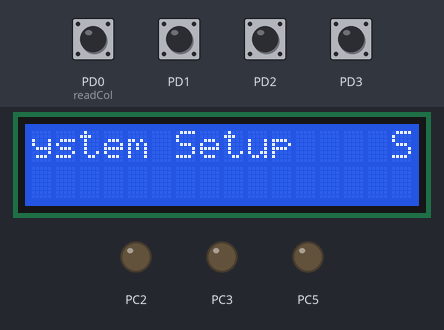
Simulated run of this program. Board: ATmega2560, built with avr-gcc and emulated at 16 MHz. Parts: 16×2 character LCD, output pins drawn as LEDs (lit = HIGH). Wiring (inferred from the names in the program): character LCD (HD44780): RS PC0; E PC1; data PA4, PA5, PA6, PA7. Inputs (shaded band) come from the test bench; at power-on: PD0 (readCol), PD1–3 HIGH. Pins used as bus, display or sensor lines are not drawn.

Above: at 1.2 s.
1.3 s: PD3 pulled LOW for 0.15 s
At 1.35 s:
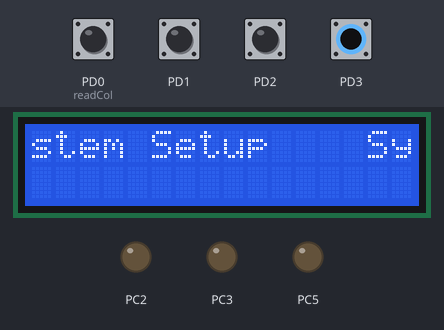
At 2.6 s:
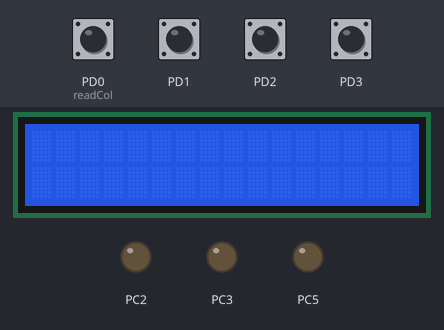
2.9 s: PD0 (readCol) pulled LOW for 0.15 s
4.5 s: PD1 pulled LOW for 0.15 s
6.1 s: PD2 pulled LOW for 0.15 s
7.7 s: PD3 pulled LOW for 1 s
11.7 s: PD0 (readCol) pulsed LOW 5 times (0.12 s each, 0.3 s apart)
Timing chart, 0 to 14.7 s (numbered marks = the images above; inputs shaded):
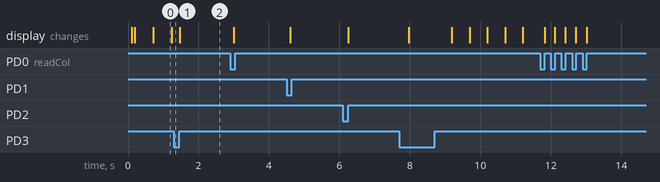

Measured:
- after the input at 1.3 s, the display: changes after 0.16 s (image 2)
- what the display in image 0 shows lasts 0.5 s, from 0.7 s to 1.2 s

The program:

main.c
```c
/*
 * Lab06 - Security System and Code Entry with LCD Screen
 * Author : Jace Johnson
 * Created: 3/28/2020 11:26:17 AM
 *	  Rev 1	3/28/2020
 * Description:	ATMEGA2560 emulates a home security keypad with a screen. It
 *		does this by taking in information from a keypad matrix and
 *		outputting prompts and other information to the LCD screen.
 *		This program is based on the Security System with Code Entry
 *		program from lab 4 that uses a 4 digit 7 segment display
 *		instead of an LCD screen.
 *
 * Hardware:	ATMega 2560 operating at 16 MHz
 *		LCD screen
 *		10KOhm Potentiometer (POT)
 *		4x4 keypad module
 *		jumper wires
 * Configuration shown below
 *
 * ATMega 2560
 *  PORT   pin	       LCD Screen
 * -----------         ----------
 * |	     |	  GND--|K	|
 * |	     |	   5V--|A	|
 * | A7    29|---------|D7	|
 * | A6    28|---------|D6	|
 * | A5    27|---------|D5	|
 * | A4    26|---------|D4	|
 * |         |         |	|
 * | B1    52|---------|E	|
 * |	     |	  GND--|RW	|   10KOhm Potentiometer
 * | B0    53|---------|RS	|	    POT
 * |         |         |	|	-----------
 * |	     |	       |      V0|-------|W	5V|--5V
 * |	     |    5V---|VDD	|	|      GND|--GND
 * |	  GND|---GND---|VSS	|	-----------
 * |	     |	       ----------
 * |	     |
 * |	     |		 Keypad
 * |	     | 	       ----------
 * | D3    18|---------|1	|
 * | D2    19|---------|2	|
 * | D1    20|---------|3	|
 * | D0    21|---------|4	|
 * |	     |	       |	|
 * | C0    37|---------|5	|
 * | C1    36|---------|6	|
 * | C2    35|---------|7	|
 * | C3    34|---------|8	|
 * -----------	       ----------
 *
 */

#define F_CPU 16000000

#include <avr/io.h>
#include <avr/interrupt.h>
#include <util/delay.h>
#include "LCD.h"
#include "LCDScroll.h"
#include "Keypad.h"

void blinkMsg(char str[40]);
void err();
void start();
int enterCode(int changePIN);
int succPIN();
void enAlarm();
void disAlarm();
void selection();
void displayMenu();
void displayStart();


int pin[4] = {-1, 0, 0, 0};		//stored pin number for arming system
int unlockPIN[4] = {-2, 0, 0, 0};	//unlock pin number for unlocking system

int alarmEnable = 0;	//1 when alarm is enabled
int PINset = 0;		//1 when pin has been set

/*
 * Function:  main
 *  Calls functions to initialize ports, timers, and fill display array and to
 *  handle the commands from the key pad. Uses a forever loop to constantly
 *  update the 4 digit 7 segment display and handle commands from the key pad
 *
 *  returns:    0   successful program run.
 */
int main(void)
{
	LCD_init();		//initialize LCD screen
	initScrollStr();	//initialize scrolling text for LCD screen
	initKeypad();		//initialize keypad module
	displayStart();		//scroll starting message

	//forever loop
	while(1){
		selection();
	}
	return 0;
}

/*
 * Function:  blinkMsg
 *  Blinks the input string on the LCD screen for 3 seconds. Each second, the
 *  LCD screen shows message for 0.5 seconds, then shows a blank screen for
 *  0.5 seconds.
 *
 *  str		char[40]	input string to be displayed
 *
 *  returns:    none
 */
void blinkMsg(char str[40]){
	int line;

	//blink message each second for 3 seconds
	for(int i = 0; i < 3; i++){
		//clear both lines of LCD screen and display message on first line for
		//0.5 sec (wrapping long text to the second line)
		line = 1;
		LCD_clear_line(&line);
		line = 0;
		LCD_clear_line(&line);
		LCD_write_str(str, &line);

		_delay_ms(500);

		//clear both lines of LCD screen for 0.5 sec
		line = 1;
		LCD_clear_line(&line);
		line = 0;
		LCD_clear_line(&line);

		_delay_ms(500);
	}
	return;
}

/*
 * Function:  err
 *  Displays blinking error message. Used as a General error message.
 *
 *  returns:    none
 */
void err(){
	char str[6] = "Error";
	blinkMsg(str);
	return;
}

/*
 * Function:  start
 *  blinks all segments in display to indicate no pin has been set. Calls
 *  enterCode function to set pin if "A" or "C" buttons are pressed.
 *
 *  returns:    none
 */
void start(){
	int confirm = 1;	//User PIN confirmation flag

	//wait for A or C to be pressed
	while(!((pressedKey == 0xA) || (pressedKey == 0xC))){
		getNewKey();	//wait for new key from keypad
	}
	stopScrollStr();	//stop scrolling start message

	while(confirm != 0){		//loop until pin is confirmed by user
		if(enterCode(1) == 0){	//get acceptable PIN
			confirm = succPIN();	//confirm PIN with user
			PINset = 1;		//PIN has been set
		}
		else{				//if pin is unsuccsessful, display error
			err();
		}
	}
	return;
}

/*
 * Function:  enterCode
 *  sets pin or unlock pin based on input from keypad and value of input param
 *  changePIN.
 *
 *  changePIN	0 changes the pin to unlock the system (unlockPIN)
 *		1 changes the stored pin (pin)
 *
 *  returns:    0 entered pin is acceptable
 *		1 entered pin is unacceptable
 */
int enterCode(int changePIN){
	int newKey = 0;		//next key pressed on keypad
	int errr = 1;		//set error flag true
	int LCDline;		//line on LCD
	char dispPIN[17];	//string to display the pin


	LCDline = 0;		//write message to top line of LCD
	LCD_clear_line(&LCDline);
	LCD_write_str("Enter PIN:", &LCDline);

	LCDline = 1;		//set to bottom line of LCD and clear it
	LCD_clear_line(&LCDline);


	//loop to get each new value and exit if pin cant fit on a line of the LCD
	for(int i = 0; i < 17; i++){
		getNewKey();	//get next key that's pressed
		newKey = pressedKey;

		if(newKey == 0xE){	//if # is pressed, exit the loop
			if(i == 4){		//successful pin condition
				errr = 0;	//reset error flag if entered pin is 4 digits
			}
			break;			//exit loop early
		}

		if(newKey > 9){		//if pressed key is not a number, exit
			break;
		}

		//store the pressed key in the 4 digit pin or unlockPIN array
		if(i < 4){
			//if changePIN is true, store the new key in the pin array
			if(changePIN == 1){
				pin[i] = newKey;
			}
			//if changePIN is true, store the new key in the unlockPIN array
			else{
				unlockPIN[i] = newKey;
			}
		}

		//convert newKey to char and store in dispPIN
		dispPIN[i] = newKey + 0x30;
		dispPIN[i + 1] = '\0';

		//write display pin to bottom line of LCD
		LCDline = 1;
		LCD_write_str(dispPIN, &LCDline);
	}
	return errr;	//return error state
}

/*
 * Function:  succPIN
 *  Displays a message showing the entered pin and prompts the user to confirm
 *  their pin or chose to enter a new one. This function recursively calls
 *  itself on invalid input from keypad
 *
 *  returns:    0	pin confirmed by user
 *		1	user would like to enter a different pin
 */
int succPIN(){
	int LCDline;
	int confirm = 0;

	//confirmation message top line
	char message[18] = "You entered: ";
	//add PIN to message
	message[13] = pin[0] + 0x30;
	message[14] = pin[1] + 0x30;
	message[15] = pin[2] + 0x30;
	message[16] = pin[3] + 0x30;
	message[17] = ' ';
	message[18] = ' ';
	message[19] = '\0';

	//print first line (scrolling)
	startScrollStr(message);
	//LCDline = 0;
	//LCD_write_str(message, &LCDline);

	//print second line
	strcpy(message, "1=OK, 2=New Pin");
	LCDline = 1;
	LCD_write_str(message, &LCDline);

	getNewKey();		//wait for user option
	confirm = pressedKey;	//get user option

	//if invalid key, error and call recursively call function
	if((confirm < 1)|(confirm > 2)){
		err();
		return succPIN();	//call function until input is valid, then return
	}
	//stop scrolling text
	stopScrollStr();
	//deprecate option for 0 = OK 1 = new pin and return the value
	return confirm - 1;
}

/*
 * Function:  enAlarm
 *  Checks that the pin has been set and enables the alarm.
 *
 *  returns:    none
 */
void enAlarm(){
	if(PINset == 1){		//if PIN has been set, arm alarm system
		alarmEnable = 1;	//set alarm enable flag

		int line;
		char msg[13] = "System Armed";	//message for LCD

		line = 1;			//clear LCD lines
		LCD_clear_line(&line);
		line = 0;
		LCD_clear_line(&line);

		LCD_write_str(msg, &line);	//send message to LCD top line for 1s
		_delay_ms(1000);
	}
	else{				//if PIN has not been set, enter one
		pressedKey = 0xA;	//skip system startup message
		start();
	}
	return;
}

/*
 * Function:  disAlarm
 *  disables alarm if entered unlockPIN is the same as stored pin. Displays
 *  error and returns to previous displayed message if alarm is not enabled or
 *  if entered unlockPIN does not match the stored pin.
 *
 *  returns:    none
 */
void disAlarm(){
	int incorrectPIN = 0;	//flag for if incorrect pin is entered
	int er = 0;		//flag for input pin error
	int LCDline;		//LCD line
	char msg[13];		//LCD message

	if(alarmEnable == 0){	//if alarm is not enabled, display error message
				//and return

		LCDline = 1;				//clear LCD lines
		LCD_clear_line(&LCDline);
		LCDline = 0;
		LCD_clear_line(&LCDline);

		strcpy(msg, "System not armed");	//error message
		blinkMsg(msg);

		return;
	}

	er = enterCode(0);	//get unlockPIN from keypad input

	if(er == 1){		//if a bad code has been entered, (re)enable alarm
		enAlarm();
		return;
	}

	for(int i = 0; i < 4; i++){		//loop to check if pin matches unlockPIN
		if(pin[i] != unlockPIN[i])	//check each pin digit
			incorrectPIN = 1;	//incorrctPIN = 1 if incorrect pin is
						//entered
	}

	if(incorrectPIN == 1){	//if incorrect pin is entered, display message and
				//(re)enable the alarm
		strcpy(msg, "Wrong PIN");
		blinkMsg(msg);	//display error message

		enAlarm();	//(re)enable the alarm
		return;
	}

	alarmEnable = 0;	//disable alarm

	LCDline = 1;		//clear LCD lines
	LCD_clear_line(&LCDline);
	LCDline = 0;
	LCD_clear_line(&LCDline);

	strcpy(msg, "Success");		//success message
	LCD_write_str(msg, &LCDline);	//send message to LCD top line for 1s
	_delay_ms(1000);
	return;
}

/*
 * Function:  selection
 *  calls start, enAlarm, and disAlarm functions based on current state of
 *  system and input from keypad
 *
 *  returns:    none
 */
void selection(){
	if(PINset == 0){	//if pin is not set, call start function to indicate
				//no pin is set and get pin
		start();
		pressedKey = -1;	//clear pressedKey
		return;
	}
	displayMenu();		//display menu of alarm system options
	getNewKey();		//wait for user input

	if(pressedKey == 0xC){	//if "C" is pressed, call enterCode to set the PIN
		enterCode(1);
		pressedKey = -1;	//clear pressedKey
		return;
	}

	if(pressedKey == 0xA){	//if "A" is pressed, call enAlarm to set the alarm
		enAlarm();
		pressedKey = -1;	//clear pressedKey
		return;
	}

	if(pressedKey == 0xD){	//if "D" is pressed, call disAlarm to disable the
		disAlarm();	//alarm
		pressedKey = -1;	//clear pressedKey
		return;
	}

	return;	//return if no conditions are met
}

/*
 * Function:  displayMenu
 *  prints menu options to the LCD screen for user to interact with security
 *  system.
 *
 *  returns:    none
 */
void displayMenu(){
	//menu message
	//Change pin option entirely wraps to second line of LCD
	char str[32] = "A:Arm  D:Disarm C:Change Pin Num";

	//clear lines
	int line = 1;
	LCD_clear_line(&line);
	line = 0;
	LCD_clear_line(&line);

	//print message
	LCD_write_str(str, &line);
	return;
}

/*
 * Function:  displayStart
 *  prints scrolling startup message for system
 *
 *  returns:    none
 */
void displayStart(){
	char str[20] = "System Setup    ";	//startup message
	startScrollStr(str);			//scroll startup message
	return;
}
```

Keypad.h
```c
/*
 * Keypad.h
 *
 * Header file for taking 4x4 keypad input using external interrupts.
 * Uses external interrupts 0 - 3.
 * Author : Jace Johnson
 * Rev 1
 * Hardware:	ATMega 2560 operating at 16 MHz
 *				4x4 keypad module
 *				jumper wires
 * Configuration shown below
 *
 *  ATMega 2560
 *   PORT  pin			 Keypad
 *	---------- 		   ----------
 *	| D3   18|---------|1		|
 *	| D2   19|---------|2		|
 *	| D1   20|---------|3		|
 *	| D0   21|---------|4		|
 *	|		 |		   |		|
 *	| C0   37|---------|5		|
 *	| C1   36|---------|6		|
 *	| C2   35|---------|7		|
 *	| C3   34|---------|8		|
 *	----------		   ----------
 */


#ifndef KEYPAD_H_
#define KEYPAD_H_

#include <avr/io.h>
#include <util/delay.h>
#include <avr/interrupt.h>

void initKeypad();
void initExInterrupts();
void readNumPad(int readCol);
void waitForKeypadClear();
void getNewKey();


int newKeyInput = 0;	//flag for if the input in pressedKey is new
int pressedKey = -1;	//var for key that is currently pressed

/*
 * ISR(INT0_vect)
 *  Finds which key was pressed in the leftmost row (pin 4 of the keypad,
 *	PORTD0). Sets pressedKey to this value and sets newKeyInput flag.
 *
 *  returns:    none
 */
ISR(INT0_vect){
	if(newKeyInput == 0){
		_delay_ms(100);		//debounce delay

		int readCol = 0;	//read column 0
		readNumPad(readCol);

		newKeyInput = 1;	//set new input flag
	}
}

/*
 * ISR(INT1_vect)
 *  Finds which key was pressed in the middle-left row (pin 3 of the keypad,
 *	PORTD1). Sets pressedKey to this value and sets newKeyInput flag.
 *
 *  returns:    none
 */
ISR(INT1_vect){
	if(newKeyInput == 0){
		_delay_ms(100);		//debounce delay

		int readCol = 1;	//read column 1
		readNumPad(readCol);

		newKeyInput = 1;	//set new input flag
	}
}

/*
 * ISR(INT2_vect)
 *  Finds which key was pressed in the middle-right row (pin 2 of the keypad,
 *	PORTD2). Sets pressedKey to this value and sets newKeyInput flag.
 *
 *  returns:    none
 */
ISR(INT2_vect){
	if(newKeyInput == 0){
		_delay_ms(100);		//debounce delay

		int readCol = 2;	//read column 2
		readNumPad(readCol);

		newKeyInput = 1;	//set new input flag
	}
}

/*
 * ISR(INT3_vect)
 *  Finds which key was pressed in the rightmost row (pin 1 of the keypad,
 *	PORTD3). Sets pressedKey to this value and sets newKeyInput flag.
 *
 *  returns:    none
 */
ISR(INT3_vect){
	if(newKeyInput == 0){
		_delay_ms(100);		//debounce delay

		int readCol = 3;	//read column 3
		readNumPad(readCol);

		newKeyInput = 1;	//set new input flag
	}
}

/*
 * Function:  initKeypad
 *  Calls functions to initialize external interrupt 0 - 3.
 *
 *  returns:    none
 */
void initKeypad(){
	initExInterrupts();	//initialize external interrupts
	sei();				//enable global interrupts
	return;
}

/*
 * Function:  initExInterrupts
 *  Sets PORTC 0 - 3 as outputs and PORTD 0 - 3 as inputs. enables external
 *	interrupts 0 - 3 (PORTD 0 - 3)and sets them to trigger on falling edge.
 *
 *  returns:    none
 */
void initExInterrupts(){
	DDRC |= 0x0F;	//set low nybble of PORTC as output
	DDRD &= 0xF0;	//set low nybble of PORTD as input

	PORTC &= 0xF0;	//set outputs low
	PORTD |= 0x0F;	//enable pull up resistors for inputs

	//set external interrupt to trigger on falling edge (pin state change from
	//5V to GND) for external interrupt pins 0 - 3
	EICRA |= (1<<ISC01)|(1<<ISC11)|(1<<ISC21)|(1<<ISC31);
	EICRA &= !((1<<ISC00)|(1<<ISC10)|(1<<ISC20)|(1<<ISC30));
	//enable external interrupts 0 - 3
	EIMSK |= (1<<INT0)|(1<<INT1)|(1<<INT2)|(1<<INT3);
	return;
}

/*
 * Function:  readNumPad
 *  Checks each row and sets pressedKey (global var) to the value of key
 *	pressed based on input column. pressedKey is set to the following based on
 *	the pressed key:	0 - 9		corresponding number key is pressed 0 - 9
 *						0xA - 0xD	corresponding letter key is pressed A - D
 *						0xE			# key is pressed
 *						0xF			* key is pressed
 *						-1			invalid input or no input
 *
 *	readCol	int		keypad column to get input from
 *
 *  returns:    none
 */
void readNumPad(int readCol){
	if((readCol == -1)||(readCol > 3)){	//if column is invalid, return
		return;
	}

	int keyPressed[4][4] = {	//2D array of keypad button values
		{0X1, 0x2, 0x3, 0xA},
		{0x4, 0x5, 0x6, 0xB},
		{0x7, 0x8, 0x9, 0xC},
		{0xF, 0x0, 0xE, 0xD}
	};

	//row mask for different rows of keypad
	int keyRowMask[4] = {0xF7, 0xFB, 0xFD, 0xFE};

	//loop to check each row
	for(int row = 0; row < 4; row++){
		PORTC |= 0x0F;				//set high (clear) output pins of PORTC
		PORTC &= keyRowMask[row];	//set low current row of keypad
		asm("nop");					//short delay
		asm("nop");
		asm("nop");

		//check if row is low in column
		if(!(PIND & (1 << readCol))){
			//if key is pressed, get value of the pressed key and set newKeyInput
			//flag
			pressedKey = keyPressed[row][readCol];
			newKeyInput = 1;

			PORTC &= 0xF0;				//set low output pins of PORTC
			return;
		}
	}

	PORTC &= 0xF0;				//set low output pins of PORTC

	//pressedKey is -1 for invalid input or no input and newKeyInput is reset
	pressedKey = -1;
	newKeyInput = 0;
	return;
}

/*
 * Function:  waitForKeypadClear
 *  Delays until no keys are being pressed on the keypad. Clears the global
 *	variable pressedKey and global flag newKeyInput.
 *
 *  returns:    none
 */
void waitForKeypadClear(){
	while((PIND & 0x0F) != 0x0F){}	//wait for kaypad buttons to be unpressed
	pressedKey = -1;				//clear input variable
	newKeyInput = 0;				//reset new input flag
	return;
}

/*
 * Function:  getNewKey
 *  Delays until the buttons on the keypad have been unpressed then a new
 *	button is pressed.
 *
 *  returns:    none
 */
void getNewKey(){
	waitForKeypadClear();		//wait for keypad to clear

	while(pressedKey == -1){	//wait for new key to be pressed
		_delay_us(1);			//short delay
		}
	return;
}

#endif
```

Source omitted: LCD.h (12899 bytes), LCDScroll.h (3067 bytes)
